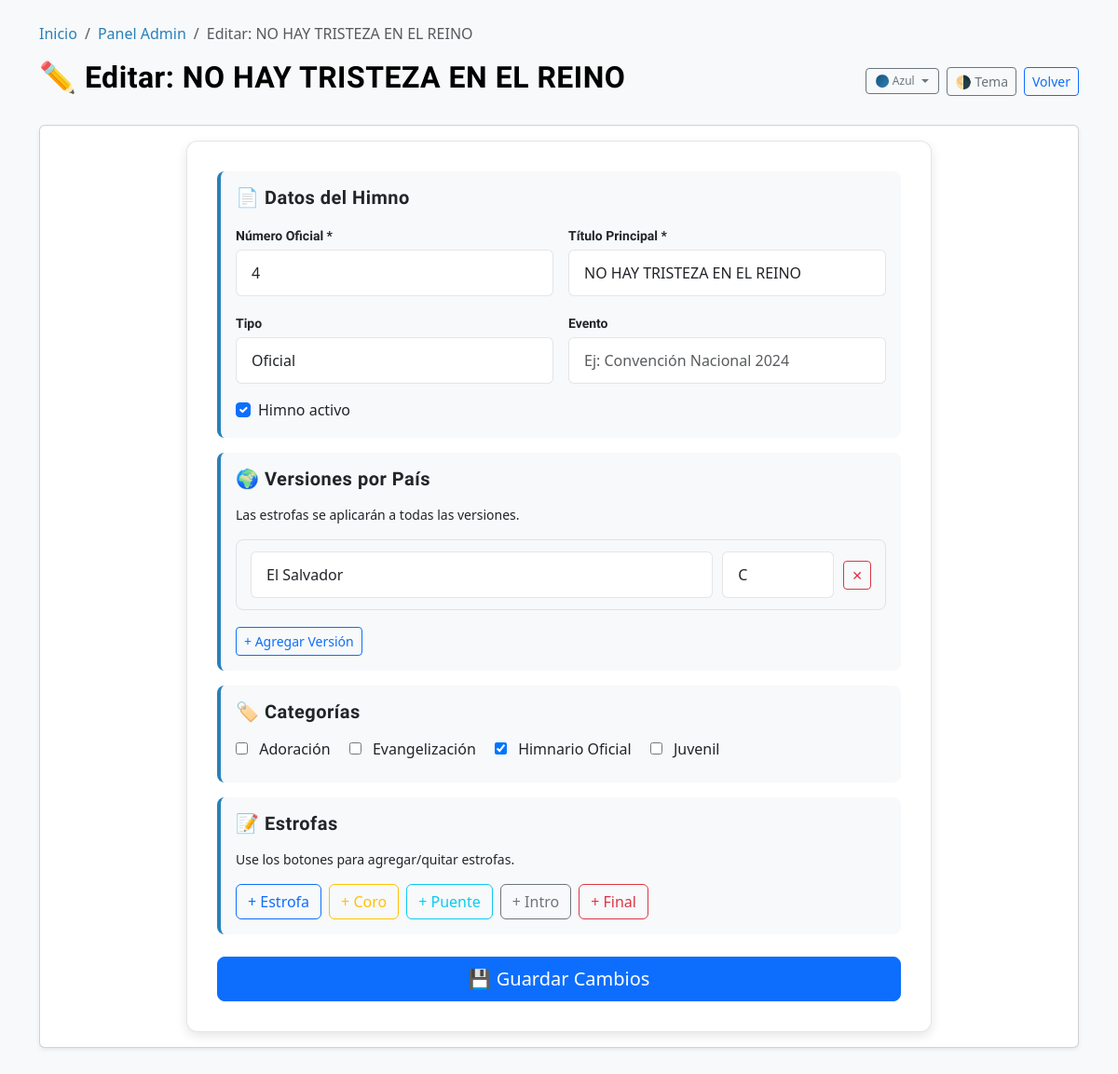
Screenshot of /admin/editar.php?id=4 (signed in) with the database file from the repository.
### tables this page shows
CREATE TABLE `himnos` (
  `id` int NOT NULL AUTO_INCREMENT,
  `titulo_principal` varchar(255) NOT NULL,
  `numero_oficial` int DEFAULT NULL,
  `tipo` tinyint(1) NOT NULL DEFAULT '1' COMMENT '1=Oficial, 2=Inspirada, 3=ConvenciÃ³n',
  `evento` varchar(255) DEFAULT NULL COMMENT 'Evento asociado',
  `activo` tinyint(1) NOT NULL DEFAULT '1',
  `fecha_creacion` datetime NOT NULL DEFAULT CURRENT_TIMESTAMP,
  PRIMARY KEY (`id`),
  KEY `idx_himno_numero` (`numero_oficial`),
  KEY `idx_himno_activo` (`activo`)
);

CREATE TABLE `categorias` (
  `id` int NOT NULL AUTO_INCREMENT,
  `nombre` varchar(100) NOT NULL,
  PRIMARY KEY (`id`),
  UNIQUE KEY `nombre` (`nombre`)
);

### admin/editar.php (the view, shortened to what this page needs)
<?php
require_once '../includes/db.php';
require_once '../includes/funciones.php';
$id = isset($_GET['id']) ? (int)$_GET['id'] : 0;
$stmt = $conexion->prepare("SELECT * FROM himnos WHERE id = ? LIMIT 1");
$stmt->bind_param("i", $id);
$stmt->execute();
$himno = $stmt->get_result()->fetch_assoc();
$categorias_del_himno = [];
$stmt_cat = $conexion->prepare("SELECT categoria_id FROM himno_categoria WHERE himno_id = ?");
$stmt_cat->bind_param("i", $id);
$stmt_cat->execute();
$res_cat = $stmt_cat->get_result();
while ($row = $res_cat->fetch_assoc()) {
    $categorias_del_himno[] = (int)$row['categoria_id'];
}
$categorias_list = $conexion->query("SELECT id, nombre FROM categorias ORDER BY nombre ASC");
?>
<!DOCTYPE html>
<html lang="es" data-bs-theme="light">
<head>
    <link href="https://cdn.jsdelivr.net/npm/bootstrap@5.3.0/dist/css/bootstrap.min.css" rel="stylesheet">
    <link rel="stylesheet" href="../css/style.css">
</head>
<body>
<div class="container mt-4 mb-5">
    <?php echo generarBreadcrumbs(['Inicio' => '../index.php', 'Panel Admin' => 'index.php', 'Editar: ' . $himno['titulo_principal'] => null]); ?>
    <div class="d-flex justify-content-between align-items-center mb-4">
        <h2>✏️ Editar: <?php echo sanitizar($himno['titulo_principal']); ?></h2>
        <div class="d-flex gap-2 align-items-center">
            <div class="dropdown d-none d-md-inline-block">
                <button class="btn btn-outline-secondary btn-sm dropdown-toggle d-flex align-items-center gap-1" id="theme-variant-btn" data-bs-toggle="dropdown" aria-expanded="false" style="gap:4px;padding:4px 10px;">
                    <span class="theme-dot" data-theme="blue" style="width:14px;height:14px;border-width:1px;"></span>
                    <span style="font-size:0.75rem;">Azul</span>
                </button>
            </div>
            <button class="btn btn-outline-secondary btn-sm" onclick="Himnario.toggleTheme()">🌗 Tema</button>
            <a href="index.php" class="btn btn-outline-primary btn-sm">Volver</a>
        </div>
    </div>
    <div class="card shadow-sm">
        <div class="card-body">
            <form method="POST" class="admin-form" id="form-himno">
                <div class="form-section">
                    <h5 class="mb-3">📄 Datos del Himno</h5>
                    <div class="form-row">
                        <div>
                            <label class="form-label">Número Oficial *</label>
                            <input type="number" name="numero_oficial" class="form-control" required
                                   value="<?php echo (int)$himno['numero_oficial']; ?>">
                        </div>
                        <div>
                            <label class="form-label">Título Principal *</label>
                            <input type="text" name="titulo_principal" class="form-control" required
                                   value="<?php echo sanitizar($himno['titulo_principal']); ?>">
                        </div>
                    </div>
                    <div class="form-row">
                        <div>
                            <label class="form-label">Tipo</label>
                            <select name="tipo" class="form-select">
                                <option value="1" <?php echo (int)$himno['tipo'] === 1 ? 'selected' : ''; ?>>Oficial</option>
                            </select>
                        </div>
                        <div>
                            <label class="form-label">Evento</label>
                            <input type="text" name="evento" class="form-control"
                                   value="<?php echo sanitizar($himno['evento'] ?? ''); ?>"
                                   placeholder="Ej: Convención Nacional 2024">
                        </div>
                    </div>
                    <div class="form-check mt-2">
                        <input type="checkbox" name="activo" id="activo" class="form-check-input" value="1"
                               <?php echo (int)$himno['activo'] === 1 ? 'checked' : ''; ?>>
                        <label class="form-check-label" for="activo">Himno activo</label>
                    </div>
                </div>
                <div class="form-section">
                    <h5 class="mb-3">🌍 Versiones por País</h5>
                    <p class="form-help-text">Las estrofas se aplicarán a todas las versiones.</p>
                    <div id="versiones-container">
                    </div>
                    <button type="button" class="btn btn-outline-primary btn-sm mt-2" onclick="agregarVersion()">+ Agregar Versión</button>
                </div>
                <div class="form-section">
                    <h5 class="mb-3">🏷️ Categorías</h5>
                    <div>
                        <?php if ($categorias_list && $categorias_list->num_rows > 0):
                            $categorias_list->data_seek(0);
                            while($cat = $categorias_list->fetch_assoc()): ?>
                                <label class="categoria-label">
                                    <input type="checkbox" name="categorias[]" value="<?php echo (int)$cat['id']; ?>"
                                           class="categoria-checkbox"
                                           <?php echo in_array((int)$cat['id'], $categorias_del_himno) ? 'checked' : ''; ?>>
                                    <?php echo sanitizar($cat['nombre']); ?>
                                </label>
                            <?php endwhile; ?>
                        <?php else: ?>
                            <p class="text-muted small">No hay categorías disponibles.</p>
                        <?php endif; ?>
                    </div>
                </div>
                <div class="form-section">
                    <h5 class="mb-3">📝 Estrofas</h5>
                    <p class="form-help-text">Use los botones para agregar/quitar estrofas.</p>
                    <div class="d-flex gap-2 mt-3">
                        <button type="button" class="btn btn-outline-primary" onclick="agregarEstrofa('Estrofa')">+ Estrofa</button>
                        <button type="button" class="btn btn-outline-warning" onclick="agregarEstrofa('Coro')">+ Coro</button>
                        <button type="button" class="btn btn-outline-info" onclick="agregarEstrofa('Puente')">+ Puente</button>
                        <button type="button" class="btn btn-outline-secondary" onclick="agregarEstrofa('Intro')">+ Intro</button>
                        <button type="button" class="btn btn-outline-danger" onclick="agregarEstrofa('Final')">+ Final</button>
                    </div>
                </div>
                <div class="d-grid mt-4">
                    <button type="submit" class="btn btn-primary btn-lg">💾 Guardar Cambios</button>
                </div>
            </form>
        </div>
    </div>
</div>
</body>
</html>

### admin/editar.php (style rules this page uses)
.categoria-checkbox { margin-right: 8px; }
.categoria-label { display: inline-block; margin-right: 16px; margin-bottom: 8px; }

### rows the page displays
himnos: titulo_principal "NO HAY TRISTEZA EN EL REINO", numero_oficial "4", tipo "Oficial", activo "☑"
categorias: nombre "Adoración"
categorias: nombre "Evangelización"
categorias: id "☑", nombre "Himnario Oficial"
categorias: nombre "Juvenil"

### other values shown
sanitizar($label) "Inicio"
sanitizar($label) "Panel Admin"
sanitizar($label) "Editar: NO HAY TRISTEZA EN EL REINO"
